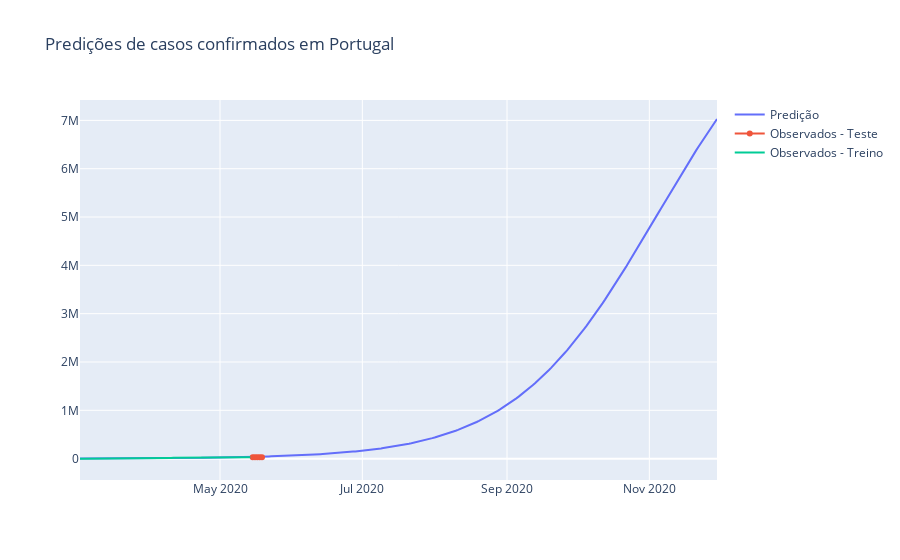

Source (notebook cell):
### Code cell
fig = go.Figure()

fig.add_trace(go.Scatter(x=forecast.ds, y=forecast.yhat, name='Predição'))
fig.add_trace(go.Scatter(x=test.index, y=test, name='Observados - Teste'))
fig.add_trace(go.Scatter(x=train.ds, y=train.y, name='Observados - Treino'))
fig.update_layout(title='Predições de casos confirmados em Portugal')
fig.show()
